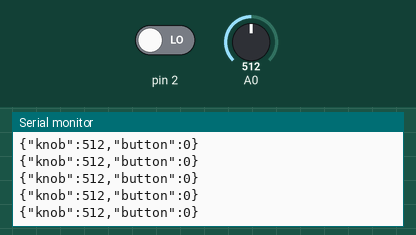
This sketch was run on a simulated Arduino Uno, built with avr-gcc and run on an emulated ATmega328P. On the bench: the last lines printed to the serial monitor. The inputs (shaded band) are chosen by the test bench; at power-on: A0 = 512, pin 2 LOW.

Above: at 1.2 s.
1.3 s: A0 set to 110
At 2.3 s:
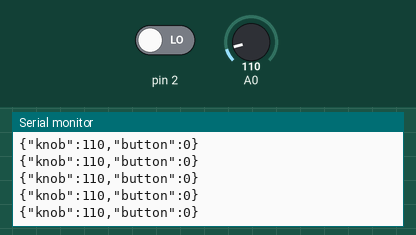
4.3 s: A0 set to 95
At 5.2 s:
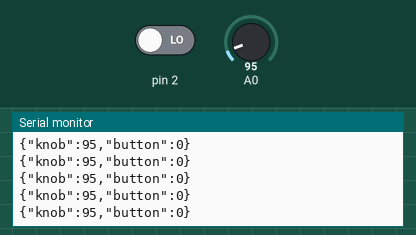
14.8 s: A0 set to 8
At 15.5 s:
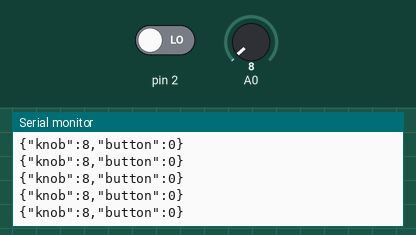
16.3 s: A0 set to 11
At 17.0 s:
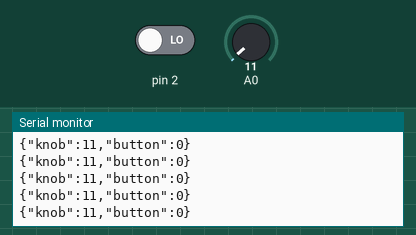
Timing chart, 0 to 18.8 s (numbered marks = the images above; inputs shaded):
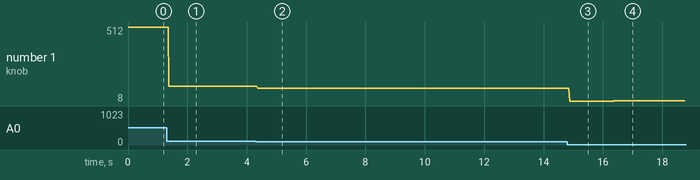

The sketch:

JsonLib001.ino
```cpp
#include <Arduino_JSON.h>

JSONVar jsonData;
void setup() {
  Serial.begin(9600);
}

void loop() {
  /*
    What we're aiming for:
    {"knob": 234,
    "button": 1 }
  */
  jsonData["knob"] = analogRead(A0);
  jsonData["button"] = digitalRead(2);
  Serial.println(JSON.stringify(jsonData));
}
```

Measured:
- after the input at 1.3 s, the serial monitor: prints a new line after 0.08 s (image 1)
- after the input at 4.3 s, the serial monitor: prints a new line after 0.07 s (image 2)
- after the input at 14.8 s, the serial monitor: prints a new line after 0.08 s (image 3)
- after the input at 16.3 s, the serial monitor: prints a new line after 0.08 s (image 4)
- plotted number 1: 512 → 110 after the input at 1.3 s, 110 → 95 after the input at 4.3 s, 95 → 8 after the input at 14.8 s, 8 → 11 after the input at 16.3 s
